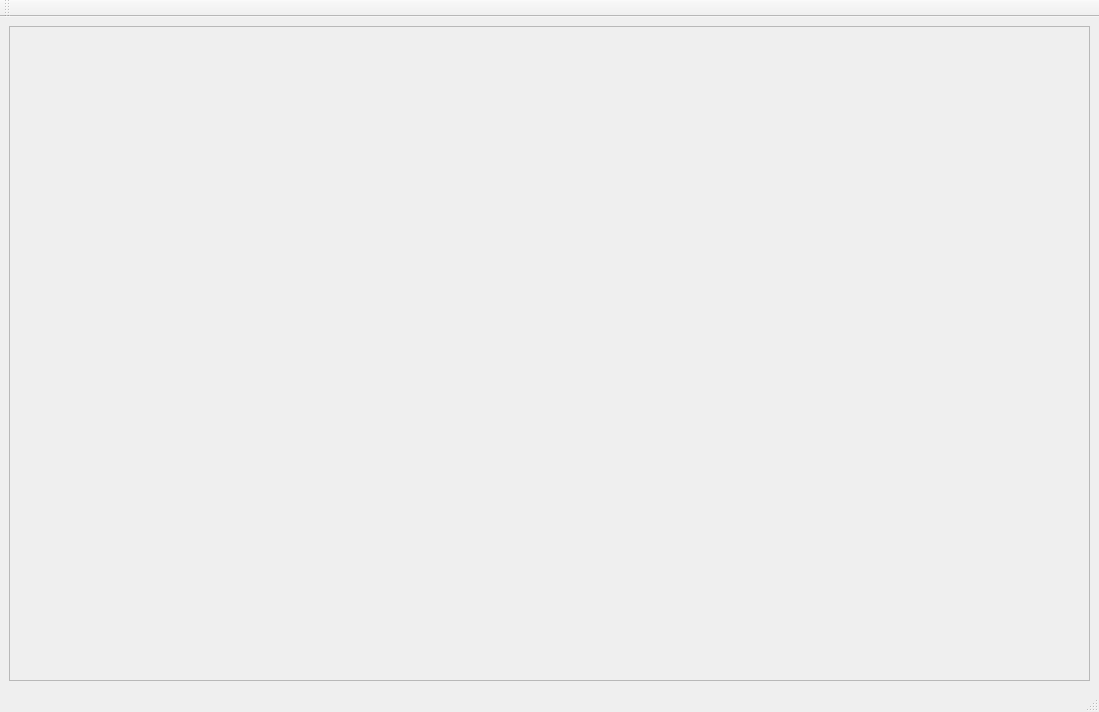
<?xml version="1.0" encoding="UTF-8"?>
<ui version="4.0">
 <class>MainWindow</class>
 <widget class="QMainWindow" name="MainWindow">
  <property name="geometry">
   <rect>
    <x>0</x>
    <y>0</y>
    <width>1099</width>
    <height>712</height>
   </rect>
  </property>
  <property name="windowTitle">
   <string>MainWindow</string>
  </property>
  <widget class="QWidget" name="centralwidget">
   <layout class="QVBoxLayout" name="verticalLayout_2">
    <item>
     <layout class="QVBoxLayout" name="verticalLayout">
      <item>
       <widget class="QScrollArea" name="scrollArea">
        <property name="widgetResizable">
         <bool>true</bool>
        </property>
        <widget class="QWidget" name="scrollAreaWidgetContents">
         <property name="geometry">
          <rect>
           <x>0</x>
           <y>0</y>
           <width>1073</width>
           <height>642</height>
          </rect>
         </property>
         <layout class="QVBoxLayout" name="verticalLayout_4">
          <item>
           <layout class="QVBoxLayout" name="verticalLayout_3"/>
          </item>
         </layout>
        </widget>
       </widget>
      </item>
     </layout>
    </item>
   </layout>
  </widget>
  <widget class="QStatusBar" name="statusbar"/>
  <widget class="QToolBar" name="toolBar">
   <property name="windowTitle">
    <string>toolBar</string>
   </property>
   <attribute name="toolBarArea">
    <enum>TopToolBarArea</enum>
   </attribute>
   <attribute name="toolBarBreak">
    <bool>false</bool>
   </attribute>
  </widget>
 </widget>
 <resources/>
 <connections/>
</ui>
